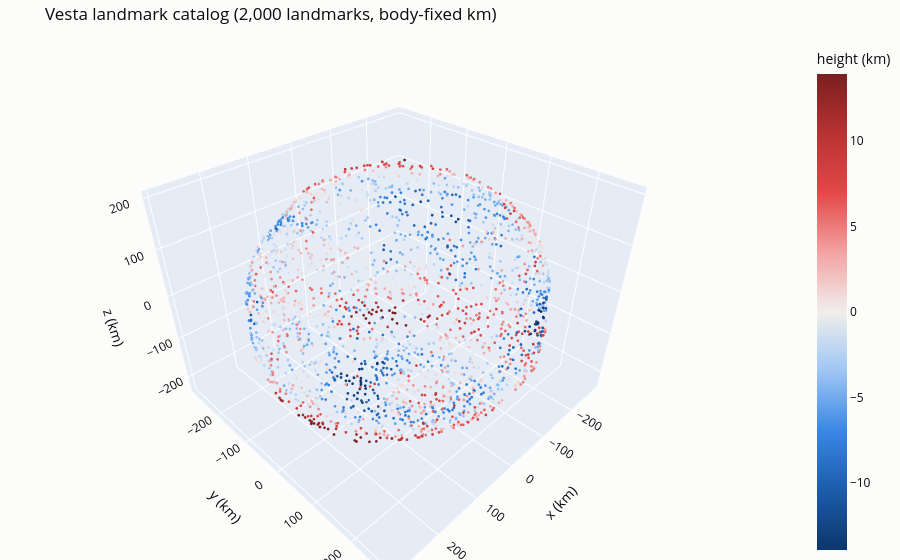

The notebook cell saved with this chart:
### Markdown cell above
## 13. Interactive point cloud

A rotatable 3-D view of a sample of the curated landmarks, coloured by height. The full-size
version is `plots/pointcloud.html`, written by `asteroid-colmap plot` when plotly is installed.

### Code cell
SECTION = "interactive"
try:
    import plotly.io as pio
except ImportError:
    print("plotly is not installed: pip install -e '.[interactive]'")
else:
    pio.renderers.default = "plotly_mimetype"
    fig = plots.interactive_figure(curated, max_points=2000)
    n_points = len(fig.data[0].x)
    check("interactive_figure samples the non-outliers", n_points == min(2000, int((~curated.outlier).sum())), f"{n_points:,} points")
    fig.show()

### Figure 1 — Plotly figure (JSON) as saved in the notebook; plotly's stock layout.template omitted (floating-point values rounded to 4 significant figures; data arrays with more than 128 entries replaced by an {"elided": "..."} marker saying what was removed)
{"data": [{"hoverinfo": "text", "marker": {"cmax": 13.89, "cmin": -13.89, "color": {"elided": "2000 float values"}, "colorbar": {"title": {"text": "height (km)"}}, "colorscale": [[0.0, "#0d366b"], [0.125, "#1c5cab"], [0.25, "#3987e5"], [0.375, "#9ec5f4"], [0.5, "#f0efec"], [0.625, "#f2a3a2"], [0.75, "#e34948"], [0.875, "#b83232"], [1.0, "#7a1f1f"]], "size": 1.6}, "mode": "markers", "text": {"elided": "2000 str values"}, "type": "scatter3d", "x": {"elided": "2000 float values"}, "y": {"elided": "2000 float values"}, "z": {"elided": "2000 float values"}}], "layout": {"font": {"color": "#0b0b0b"}, "margin": {"b": 0, "l": 0, "r": 0, "t": 40}, "paper_bgcolor": "#fcfcfb", "scene": {"aspectmode": "data", "xaxis": {"title": {"text": "x (km)"}}, "yaxis": {"title": {"text": "y (km)"}}, "zaxis": {"title": {"text": "z (km)"}}}, "title": {"text": "Vesta landmark catalog (2,000 landmarks, body-fixed km)"}}}
